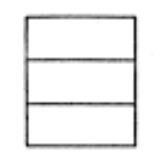
#> input picture backend/data/FRONT_T.png, 167 x 167 px, found by its file name
$ python debug_image_extraction.py
#> lines starting #> are read from the running program, lines starting #| are printed output that depends on the picture; after the words box and inside, x2 and y2 are one past the last pixel; in counts of white or black regions, pixels touching at a corner belong together
### backend/reconstruction/image_processing.py
"""
Image Processing Module: 2D Orthographic View Vectorization

Pipeline:
1. Grayscale input
2. Adaptive threshold (binarize)
3. Canny edge detection
4. Probabilistic Hough line detection
5. Cluster segments by collinearity (angle + distance to line)
6. Fit global line per cluster via least squares
7. Sort segments along fitted line
8. Measure gap statistics
9. Classify: solid (continuous) vs hidden (dashed)
10. Extract 2D vertex/edge graph with visibility metadata

Input: Image file (JPG, PNG)
Output: (vertices, edges, edge_visibility)
  - vertices: list of (x, y) tuples
  - edges: list of (i, j) vertex index pairs
  - edge_visibility: list of bools (True=visible, False=hidden)
"""

import cv2
import numpy as np
from itertools import combinations

TOL = 1e-6
ANGLE_TOL = np.radians(2)  # 2 degrees for collinearity
DISTANCE_TOL = 2.0  # pixels, for distance to line
GAP_RATIO_THRESHOLD = 0.3  # gap/segment > 0.3 → dashed


class LineSegment:
    """Represents a detected line segment."""
    def __init__(self, x1, y1, x2, y2):
        self.p1 = np.array([x1, y1], dtype=float)
        self.p2 = np.array([x2, y2], dtype=float)
        self.length = np.linalg.norm(self.p2 - self.p1)

        # Direction vector (unit)
        if self.length > TOL:
            self.direction = (self.p2 - self.p1) / self.length
        else:
            self.direction = np.array([1.0, 0.0])

    def midpoint(self):
        return (self.p1 + self.p2) / 2

    def angle(self):
        """Angle of line in radians [-pi/2, pi/2]."""
        return np.arctan2(self.direction[1], self.direction[0])

    def distance_to_point(self, point):
        """Perpendicular distance from point to infinite line."""
        # Line through p1, p2; distance from point to line
        v = self.p2 - self.p1
        if np.linalg.norm(v) < TOL:
            return np.linalg.norm(point - self.p1)

        # ||(p - p1) - ((p - p1) · v / ||v||^2) v||
        w = point - self.p1
        c1 = np.dot(w, v)
        c2 = np.dot(v, v)

        if c2 < TOL:
            return np.linalg.norm(w)

        projection_length = c1 / c2
        projection = self.p1 + projection_length * v

        return np.linalg.norm(point - projection)

    # [9 lines left out: function project_onto_line, not called in this run]

    def __repr__(self):
        return f"LineSegment({self.p1[0]:.1f},{self.p1[1]:.1f})-({self.p2[0]:.1f},{self.p2[1]:.1f})"


def normalize_angle(angle):
    """Normalize angle to [-pi/2, pi/2] for comparison."""
    while angle > np.pi / 2:
        angle -= np.pi
    while angle < -np.pi / 2:
        angle += np.pi
    return angle


def angles_are_similar(angle1, angle2, tolerance=ANGLE_TOL):
    """Check if two angles are similar (account for 180° symmetry)."""
    angle1 = normalize_angle(angle1)
    angle2 = normalize_angle(angle2)
    diff = abs(angle1 - angle2)
    return diff < tolerance or abs(diff - np.pi) < tolerance


def detect_lines_from_image(image_path, min_line_length=20, max_line_gap=10):
    """
    Detect line segments from image using Canny + Probabilistic Hough.

    Args:
        image_path: Path to image file
        min_line_length: Minimum line length in pixels
        max_line_gap: Maximum gap to bridge collinear segments

    Returns:
        list of LineSegment objects
    """
    # Read image
    img = cv2.imread(image_path)
    if img is None:
        raise FileNotFoundError(f"Image not found: {image_path}")

    # Convert to grayscale
    gray = cv2.cvtColor(img, cv2.COLOR_BGR2GRAY)

    # Adaptive threshold (binarize)
    binary = cv2.adaptiveThreshold(gray, 255, cv2.ADAPTIVE_THRESH_GAUSSIAN_C,
                                   cv2.THRESH_BINARY_INV, 11, 2)

    # Canny edge detection
    edges = cv2.Canny(binary, 50, 150)

    # Probabilistic Hough line detection
    lines = cv2.HoughLinesP(edges, rho=1, theta=np.pi/180, threshold=50,
                           minLineLength=min_line_length, maxLineGap=max_line_gap)

    if lines is None:
        return []

    # Convert to LineSegment objects
    segments = []
    for line in lines:
        x1, y1, x2, y2 = line[0]
        segments.append(LineSegment(x1, y1, x2, y2))

    return segments


def cluster_collinear_segments(segments, angle_tol=ANGLE_TOL, distance_tol=DISTANCE_TOL):
    """
    Cluster segments by collinearity (similar angle + close distance to line).

    Args:
        segments: list of LineSegment objects
        angle_tol: angle tolerance in radians
        distance_tol: perpendicular distance tolerance in pixels

    Returns:
        list of clusters, each cluster is a list of LineSegment objects
    """
    if not segments:
        return []

    clusters = []
    used = set()

    for i, seg in enumerate(segments):
        if i in used:
            continue

        # Start new cluster with this segment
        cluster = [seg]
        used.add(i)

        # Find all collinear segments
        for j in range(i + 1, len(segments)):
            if j in used:
                continue

            other = segments[j]

            # Check angle similarity
            if not angles_are_similar(seg.angle(), other.angle(), angle_tol):
                continue

            # Check distance to line
            if seg.distance_to_point(other.p1) > distance_tol:
                continue
            if seg.distance_to_point(other.p2) > distance_tol:
                continue

            # This segment is collinear
            cluster.append(other)
            used.add(j)

        clusters.append(cluster)

    return clusters


def fit_line_to_cluster(cluster):
    """
    Fit a least-squares line to cluster endpoints.

    Args:
        cluster: list of LineSegment objects

    Returns:
        normal: unit normal to line (nx, ny)
        d: scalar in equation nx*x + ny*y = d
    """
    if not cluster:
        return None, None

    # Collect all endpoints
    points = []
    for seg in cluster:
        points.append(seg.p1)
        points.append(seg.p2)

    points = np.array(points)

    # Fit line via PCA
    mean = points.mean(axis=0)
    centered = points - mean

    # Covariance matrix
    cov = np.cov(centered.T)

    # Eigenvector with smallest eigenvalue is normal
    eigenvalues, eigenvectors = np.linalg.eigh(cov)
    normal = eigenvectors[:, 0]  # Smallest eigenvalue

    # Normalize
    normal = normal / np.linalg.norm(normal)

    # Compute d: normal · mean = d
    d = np.dot(normal, mean)

    return normal, d


def sort_segments_along_line(cluster, normal, d):
    """
    Sort segments in cluster by their position along the fitted line.

    Args:
        cluster: list of LineSegment objects
        normal: unit normal to line
        d: scalar in line equation

    Returns:
        list of segments sorted by position
    """
    # Direction along line (perpendicular to normal)
    direction = np.array([-normal[1], normal[0]])

    # Compute position of each segment along line
    positions = []
    for seg in cluster:
        mid = seg.midpoint()
        # Project midpoint onto line direction
        pos = np.dot(mid, direction)
        positions.append(pos)

    # Sort segments by position
    sorted_indices = np.argsort(positions)
    return [cluster[i] for i in sorted_indices]


def measure_gap_statistics(sorted_cluster):
    """
    Measure gap and segment lengths in sorted cluster.

    Args:
        sorted_cluster: list of LineSegment objects (sorted along line)

    Returns:
        (mean_segment_length, mean_gap_length, gap_ratio)
    """
    if len(sorted_cluster) < 2:
        return None, None, None

    # Segment lengths
    segment_lengths = [seg.length for seg in sorted_cluster]
    mean_segment = np.mean(segment_lengths)

    # Gap lengths (distance between consecutive segments)
    gaps = []
    for i in range(len(sorted_cluster) - 1):
        seg1 = sorted_cluster[i]
        seg2 = sorted_cluster[i + 1]

        # Distance from end of seg1 to start of seg2
        dist = np.linalg.norm(seg2.p1 - seg1.p2)
        gaps.append(dist)

    if gaps:
        mean_gap = np.mean(gaps)
    else:
        mean_gap = 0.0

    # Gap ratio
    if mean_segment > TOL:
        gap_ratio = mean_gap / mean_segment
    else:
        gap_ratio = 0.0

    return mean_segment, mean_gap, gap_ratio


def classify_clusters(clusters):
    """
    Classify each cluster as solid or hidden (dashed).

    Args:
        clusters: list of segment clusters

    Returns:
        list of (cluster, is_solid) tuples
    """
    classified = []

    for cluster in clusters:
        if len(cluster) == 1:
            # Single segment → solid
            classified.append((cluster, True))
            continue

        # Fit line to cluster
        normal, d = fit_line_to_cluster(cluster)
        if normal is None:
            classified.append((cluster, True))
            continue

        # Sort along line
        sorted_cluster = sort_segments_along_line(cluster, normal, d)

        # Measure gaps
        mean_seg, mean_gap, gap_ratio = measure_gap_statistics(sorted_cluster)

        # Classify
        if gap_ratio is None or gap_ratio < GAP_RATIO_THRESHOLD:
            # Solid (continuous or very small gaps)
            classified.append((cluster, True))
        else:
            # Hidden (dashed, periodic gaps)
            classified.append((cluster, False))

    return classified


def extract_vertices_from_segments(segments):
    """
    Extract unique vertices from line segments.

    Args:
        segments: list of LineSegment objects

    Returns:
        (vertices, vertex_index_map)
        - vertices: list of (x, y) tuples
        - vertex_index_map: dict mapping (x, y) → index
    """
    vertex_set = {}
    vertices = []

    for seg in segments:
        for point in [seg.p1, seg.p2]:
            # Round to avoid floating-point duplicates
            key = (round(point[0], 1), round(point[1], 1))

            if key not in vertex_set:
                vertex_set[key] = len(vertices)
                vertices.append(tuple(point))

    return vertices, vertex_set


def extract_edges_from_segments(segments, vertex_map):
    """
    Extract edges from line segments using vertex map.

    Args:
        segments: list of LineSegment objects
        vertex_map: dict mapping (x, y) → index

    Returns:
        list of (i, j) edge pairs
    """
    edges = []

    for seg in segments:
        key1 = (round(seg.p1[0], 1), round(seg.p1[1], 1))
        key2 = (round(seg.p2[0], 1), round(seg.p2[1], 1))

        i = vertex_map[key1]
        j = vertex_map[key2]

        # Avoid duplicate edges
        edge = (min(i, j), max(i, j))
        if edge not in edges:
            edges.append(edge)

    return edges


def image_to_2d_graph(image_path, min_line_length=20, max_line_gap=10):
    """
    Convert image to 2D orthographic graph.

    Args:
        image_path: Path to image
        min_line_length: Minimum line length (pixels)
        max_line_gap: Maximum gap to bridge (pixels)

    Returns:
        (vertices, edges, edge_visibility)
        - vertices: list of (x, y) tuples
        - edges: list of (i, j) index pairs
        - edge_visibility: list of bools (True=visible, False=hidden)
    """
    # Step 1: Detect line segments
    segments = detect_lines_from_image(image_path, min_line_length, max_line_gap)

    if not segments:
        return [], [], []

    # Step 2: Cluster by collinearity
    clusters = cluster_collinear_segments(segments)

    # Step 3: Classify solid vs hidden
    classified = classify_clusters(clusters)

    # Step 4: Extract vertices
    all_segments = [seg for cluster in [c[0] for c in classified] for seg in cluster]
    vertices, vertex_map = extract_vertices_from_segments(all_segments)

    # Step 5: Extract edges with visibility
    edges = []
    edge_visibility = []

    for cluster, is_solid in classified:
        cluster_edges = extract_edges_from_segments(cluster, vertex_map)
        for edge in cluster_edges:
            edges.append(edge)
            edge_visibility.append(is_solid)

    return vertices, edges, edge_visibility


# [32 lines left out: function process_three_views, not called in this run]


# ============================================================================
# Test
# ============================================================================

# [4 lines that do not run on import are left out]

### backend/tests/debug_image_extraction.py
"""Debug extracted 2D graphs from images."""
import sys
import os
sys.path.insert(0, os.path.dirname(os.path.dirname(os.path.abspath(__file__))))

from reconstruction.image_processing import image_to_2d_graph

# Process each view
for view_name, image_path in [
    ('FRONT', 'data/FRONT_T.png'),
    ('TOP', 'data/TOP_T.png'),
    ('SIDE', 'data/SIDE_T.png')
]:
    try:
        vertices, edges, visibility = image_to_2d_graph(image_path)
#> in detect_lines_from_image, img is the input picture: shape (167, 167, 3); mean B, G, R 240.1, 240.1, 240.1
#> in detect_lines_from_image, `binary = cv2.adaptiveThreshold(gray, 255, cv2.ADAPTIVE_THRESH_GAUSSIAN..`:
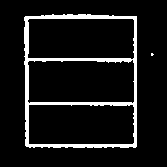
#> binary: shape (167, 167); 8.7% white; 2 white regions (1 under 20 px), largest, box (x1, y1, x2, y2) and area: (24, 14, 137, 148) 2431
#> in detect_lines_from_image, `edges = cv2.Canny(binary, 50, 150)`:
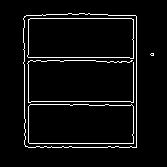
#> edges: shape (167, 167); 4.9% white in thin lines or dots, all inside (x1, y1, x2, y2) = (23, 13, 154, 148)
#> in detect_lines_from_image, `lines = cv2.HoughLinesP(edges, rho=1, theta=np.pi/180, threshold=50, m..`: lines = 13 rows, first 6: [136, 147, 136, 16], [133, 147, 133, 15], [28, 147, 28, 15], [24, 57, 129, 57], [23, 18, 131, 18], [24, 101, 130, 101]
#> the loop in detect_lines_from_image, `for line in lines:` made 13 passes
#> (x1, y1, x2, y2) on passes 1 to 12: (136, 147, 136, 16), (133, 147, 133, 15), (28, 147, 28, 15), (24, 57, 129, 57), (23, 18, 131, 18), (24, 101, 130, 101), (24, 143, 132, 143), (24, 144, 24, 43), (29, 147, 135, 147), (30, 104, 132, 105), (96, 61, 131, 61), (42, 14, 94, 14)
#> after the loop in detect_lines_from_image, `for line in lines:`: segments = 13 items
#> the loop in cluster_collinear_segments, `for i, seg in enumerate(segments):` made 13 passes
#> after the loop in cluster_collinear_segments, `for i, seg in enumerate(segments):`: clusters = 12 items; used = 13 items
#> in image_to_2d_graph, `clusters = cluster_collinear_segments(segments)`: clusters = 12 items
#> the loop in classify_clusters, `for cluster in clusters:` made 12 passes
#> (points in fit_line_to_cluster, mean in fit_line_to_cluster, centered in fit_line_to_cluster, cov in fit_line_to_cluster, eigenvalues in fit_line_to_cluster, eigenvectors in fit_line_to_cluster, d, direction in sort_segments_along_line) on pass 11: ([[96, 61], [131, 61], [30, 60], [95, 60]], [88, 60.5], [[8, 0.5], [43, 0.5], [-58, -0.5], [7, -0.5]], [[1775.3, 17], [17, 0.333]], [0.171, 1775.5], [[0.00958, -1], [-1, -0.00958]], -59.65, [1, 0.00958])
#> in image_to_2d_graph, `all_segments = [seg for cluster in [c[0] for c in classified] for seg ..`: all_segments = 13 items
#> the loop in extract_vertices_from_segments, `for seg in segments:` made 13 passes
#> after the loop in extract_vertices_from_segments, `for seg in segments:`: vertex_set = 26 items; vertices = 26 pairs, first value 23 to 136, second value 14 to 147
#> in image_to_2d_graph, `vertices, vertex_map = extract_vertices_from_segments(all_segments)`: vertex_map = 26 items
#> the loop in image_to_2d_graph, `for cluster, is_solid in classified:` made 12 passes
#> cluster_edges on passes 1 to 12: [(0, 1)], [(2, 3)], [(4, 5)], [(6, 7)], [(8, 9)], [(10, 11)], [(12, 13)], [(14, 15)], [(16, 17)], [(18, 19)], [(20, 21), (22, 23)], [(24, 25)]
#> after the loop in image_to_2d_graph, `for cluster, is_solid in classified:`: edge_visibility = [True, True, True, True, True, True, True, True, True, True, True, True, True]; edges = [(0, 1), (2, 3), (4, 5), (6, 7), (8, 9), (10, 11), (12, 13), (14, 15), (16, 17), (18, 19), (20, 21), (22, 23), (24, 25)]
#> visibility has the same summary as edge_visibility in image_to_2d_graph
        print(f"\n{view_name}:")
        print(f"  Vertices ({len(vertices)}): {vertices[:8]}")
#|   Vertices (26): [(136.0, 147.0), (136.0, 16.0), (133.0, 147.0), (133.0, 15.0), (28.0, 147.0), (28.0, 15.0), (24.0, 57.0), (129.0, 57.0)]
        print(f"  Edges ({len(edges)}): {edges[:8]}")
#|   Edges (13): [(0, 1), (2, 3), (4, 5), (6, 7), (8, 9), (10, 11), (12, 13), (14, 15)]
        print(f"  Visible edges: {sum(visibility)}/{len(visibility)}")
#|   Visible edges: 13/13
    except Exception as e:
        print(f"\n{view_name}: ERROR - {e}")
#> pass 2 of the loop `for view_name, image_path in [`:
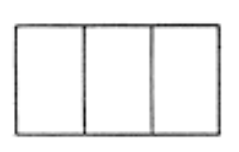
#> input picture backend/data/TOP_T.png, 239 x 152 px, found by its file name
#> in detect_lines_from_image, img is the input picture: shape (152, 239, 3); mean B, G, R 241, 241, 241
#> gray: shape (152, 239)
#> in detect_lines_from_image (call 2), `binary = cv2.adaptiveThreshold(gray, 255, cv2.ADAPTIVE_THRESH_GAUSSIAN..`:
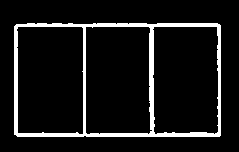
#> binary: shape (152, 239); 8.8% white; 1 white region, box (x1, y1, x2, y2) and area: (14, 23, 221, 137) 3195
#> in detect_lines_from_image (call 2), `edges = cv2.Canny(binary, 50, 150)`:
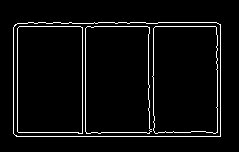
#> edges: shape (152, 239); 4.5% white in thin lines or dots, all inside (x1, y1, x2, y2) = (13, 22, 221, 137)
#> lines = 13 rows, first 6: [13, 132, 190, 132], [16, 136, 220, 136], [14, 26, 220, 26], [28, 22, 71, 22], [82, 133, 82, 23], [220, 135, 220, 24]
#> the loop in detect_lines_from_image (call 2), `for line in lines:` made 13 passes
#> (x1, y1, x2, y2) on passes 1 to 7: (13, 132, 190, 132), (16, 136, 220, 136), (14, 26, 220, 26), (28, 22, 71, 22), (82, 133, 82, 23), (220, 135, 220, 24), (13, 133, 13, 27)
#> the loop in cluster_collinear_segments (call 2), `for i, seg in enumerate(segments):` made 13 passes
#> the loop in classify_clusters (call 2), `for cluster in clusters:` made 12 passes
#> the loop in extract_vertices_from_segments (call 2), `for seg in segments:` made 13 passes
#> the loop in image_to_2d_graph (call 2), `for cluster, is_solid in classified:` made 12 passes
#|   Vertices (26): [(13.0, 132.0), (190.0, 132.0), (16.0, 136.0), (220.0, 136.0), (14.0, 26.0), (220.0, 26.0), (28.0, 22.0), (71.0, 22.0)]
#|   Edges (13): [(0, 1), (2, 3), (4, 5), (6, 7), (8, 9), (10, 11), (12, 13), (14, 15)]
#|   Visible edges: 11/13
#> pass 3 of the loop `for view_name, image_path in [`:
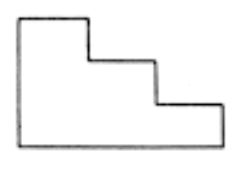
#> input picture backend/data/SIDE_T.png, 243 x 169 px, found by its file name
#> in detect_lines_from_image, img is the input picture: shape (169, 243, 3); mean B, G, R 245.3, 245.3, 245.3
#> gray: shape (169, 243)
#> in detect_lines_from_image (call 3), `binary = cv2.adaptiveThreshold(gray, 255, cv2.ADAPTIVE_THRESH_GAUSSIAN..`:
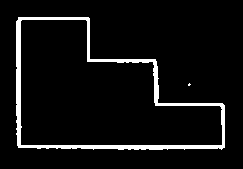
#> binary: shape (169, 243); 6.1% white; 2 white regions (1 under 20 px), largest, box (x1, y1, x2, y2) and area: (16, 17, 225, 150) 2519
#> in detect_lines_from_image (call 3), `edges = cv2.Canny(binary, 50, 150)`:
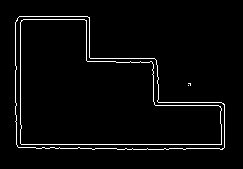
#> edges: shape (169, 243); 3.2% white in thin lines or dots, all inside (x1, y1, x2, y2) = (15, 16, 225, 150)
#> the loop in detect_lines_from_image (call 3), `for line in lines:` made 11 passes
#> line on passes 1 to 8: [[16, 144, 224, 144]], [[20, 147, 20, 16]], [[36, 148, 132, 148]], [[15, 22, 15, 76]], [[19, 16, 87, 16]], [[86, 58, 154, 58]], [[17, 19, 89, 19]], [[164, 148, 198, 148]]
#|   Vertices (22): [(16.0, 144.0), (224.0, 144.0), (20.0, 147.0), (20.0, 16.0), (36.0, 148.0), (132.0, 148.0), (164.0, 148.0), (198.0, 148.0)]
#|   Edges (11): [(0, 1), (2, 3), (4, 5), (6, 7), (8, 9), (10, 11), (12, 13), (14, 15)]
#|   Visible edges: 11/11
